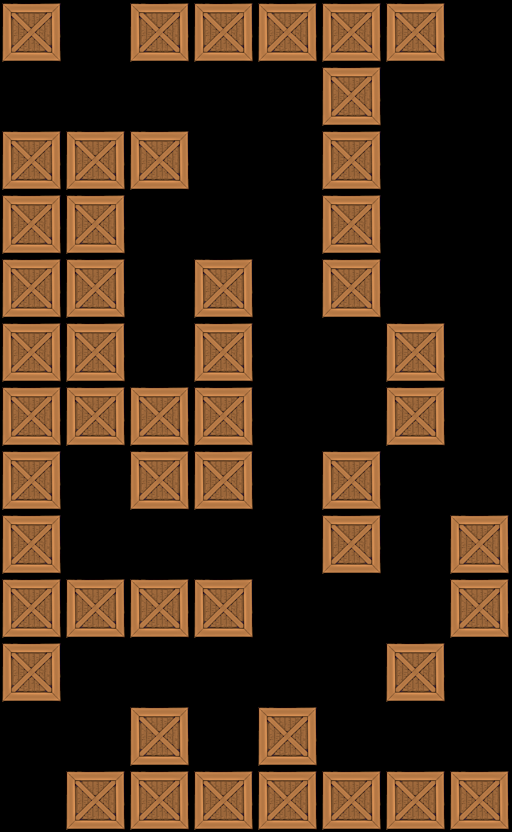

A level layout from a 2D game, rendered from its tile map. Below: a short description, then the map file with tile-grid data replaced by summaries:
An orthogonal 8x13 tile map with 64x64 px tiles, 1 tile layer (Tile Layer 1).

<map version="1.0" orientation="orthogonal" width="8" height="13" tilewidth="64" tileheight="64">
 <tileset firstgid="1" name="crate" tilewidth="64" tileheight="64">
  <image source="../../crate4.png" width="64" height="64" />
 </tileset>
 <layer name="Tile Layer 1" width="8" height="13">
  <data>[104 cells, 50 non-empty, 1 distinct tile ids]</data>
 </layer>
</map>
